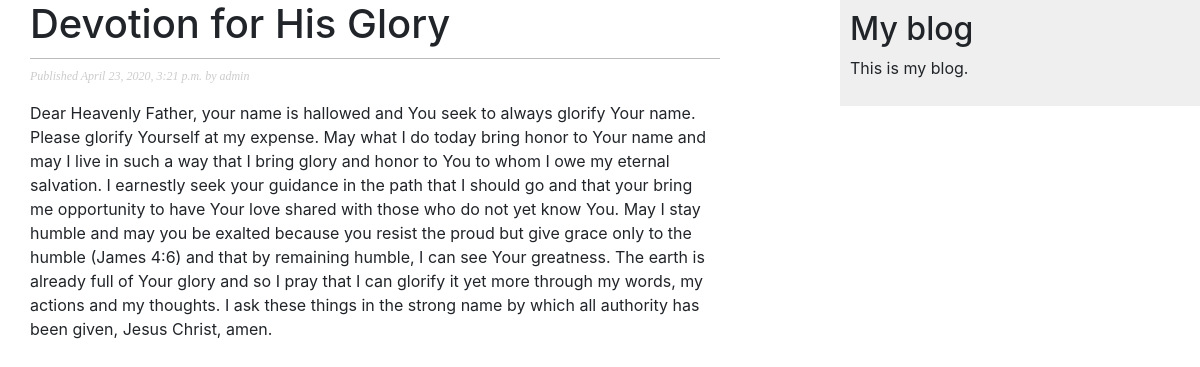
Page /BlogApp/2020/4/23/devotion-for-his-glory/ on the committed database.
### BlogApp/models.py (models this page shows, shortened)
class Post(models.Model):
    STATUS_CHOICES = (
        ('draft', 'Draft'),
        ('published', 'Published'),
    )
    title = models.CharField(max_length=250)
    slug = models.SlugField(max_length=250,
                            unique_for_date='publish')
    author = models.ForeignKey(User,
                               on_delete=models.CASCADE,
                               related_name='blog_posts')
    body = models.TextField()
    publish = models.DateTimeField(default=timezone.now())
    created = models.DateTimeField(auto_now_add=True)
    updated = models.DateTimeField(auto_now=True)
    status = models.CharField(max_length=10,
                              choices=STATUS_CHOICES,
                              default='draft')
    objects = models.Manager()
    published = PublishedManager()
    class Meta:
        ordering = ('-publish',)

### BlogApp/views.py (the view)
def post_detail(request, year, month, day, post):
    post = get_object_or_404(Post, slug=post,
                             status='published',
                             publish__year=year,
                             publish__month=month,
                             publish__day=day)
    return render(request,
                  'BlogApp/post/detail.html',
                  {'post': post})

### BlogApp/templates/BlogApp/post/detail.html (shortened to what this page needs)
{% extends "BlogApp/base.html" %}
{% block content %}
    <h1>{{ post.title }}</h1>
    <p class="date">
        Published {{ post.publish }} by {{ post.author }}
    </p>
    {{ post.body|linebreaks }}
{% endblock %}

### BlogApp/static/css/BlogApp.css (style rules this page uses)
body { margin:0; padding:0; font-family:helvetica, sans-serif; }
h1 { font-weight:normal; border-bottom:1px solid #bbb; padding:0 0 10px 0; }
p.date { color:#ccc; font-family: georgia, serif; font-size: 12px; font-style: italic; }

### rows in the picture
Post: title "Devotion for His Glory", publish "April 23, 2020, 3:21 p.m.", author "admin", body "Dear Heavenly Father, your name is hallowed and You seek to always glorify Your name. Please glorify Yourself at my expense. May what I do today bring honor to Your name and may I live in such a way that I bring glory and honor to You to whom I owe my eternal salvation. I earnestly seek your guidance in the path that I should go and that your bring me opportunity to have Your love shared with those who do not yet know You. May I stay humble and may you be exalted because you resist the proud but give grace only to the humble (James 4:6) and that by remaining humble, I can see Your greatness. The earth is already full of Your glory and so I pray that I can glorify it yet more through my…"
